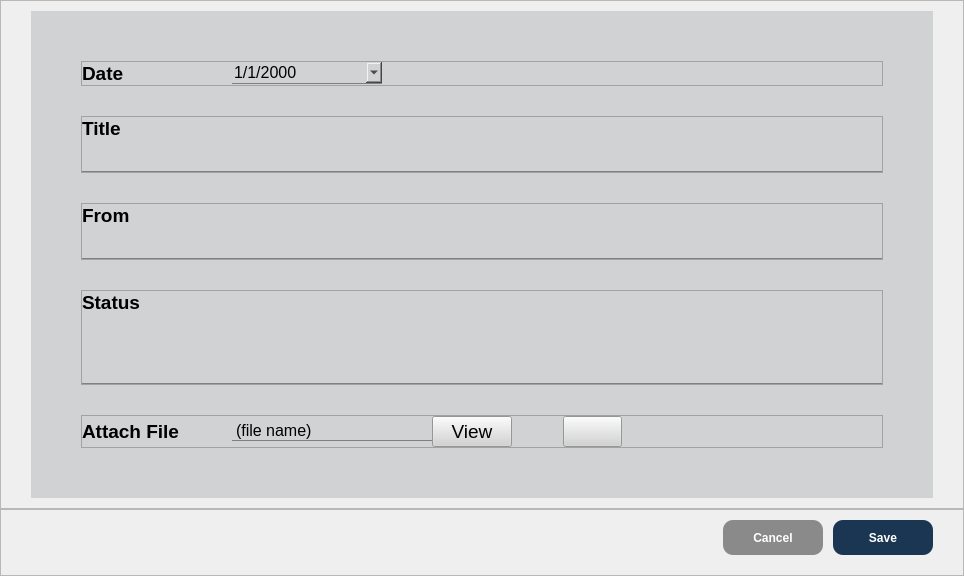
            <widget class="QWidget" name="edit">
             <layout class="QVBoxLayout" name="verticalLayout_15">
              <property name="spacing">
               <number>0</number>
              </property>
              <property name="leftMargin">
               <number>0</number>
              </property>
              <property name="topMargin">
               <number>0</number>
              </property>
              <property name="rightMargin">
               <number>0</number>
              </property>
              <property name="bottomMargin">
               <number>0</number>
              </property>
              <item>
               <widget class="QFrame" name="frame_6">
                <property name="sizePolicy">
                 <sizepolicy hsizetype="Preferred" vsizetype="Expanding">
                  <horstretch>0</horstretch>
                  <verstretch>0</verstretch>
                 </sizepolicy>
                </property>
                <property name="styleSheet">
                 <string notr="true"/>
                </property>
                <property name="frameShape">
                 <enum>QFrame::Shape::StyledPanel</enum>
                </property>
                <property name="frameShadow">
                 <enum>QFrame::Shadow::Raised</enum>
                </property>
                <layout class="QGridLayout" name="gridLayout_2">
                 <property name="leftMargin">
                  <number>30</number>
                 </property>
                 <property name="topMargin">
                  <number>10</number>
                 </property>
                 <property name="rightMargin">
                  <number>30</number>
                 </property>
                 <property name="bottomMargin">
                  <number>10</number>
                 </property>
                 <item row="0" column="0">
                  <widget class="QWidget" name="editField" native="true">
                   <property name="styleSheet">
                    <string notr="true">background-color: #d1d2d3;
color: black;</string>
                   </property>
                   <layout class="QVBoxLayout" name="verticalLayout_6">
                    <property name="spacing">
                     <number>30</number>
                    </property>
                    <property name="leftMargin">
                     <number>50</number>
                    </property>
                    <property name="topMargin">
                     <number>50</number>
                    </property>
                    <property name="rightMargin">
                     <number>50</number>
                    </property>
                    <property name="bottomMargin">
                     <number>50</number>
                    </property>
                    <item>
                     <widget class="QFrame" name="date_2">
                      <property name="frameShape">
                       <enum>QFrame::Shape::StyledPanel</enum>
                      </property>
                      <property name="frameShadow">
                       <enum>QFrame::Shadow::Raised</enum>
                      </property>
                      <layout class="QHBoxLayout" name="horizontalLayout_31">
                       <property name="spacing">
                        <number>0</number>
                       </property>
                       <property name="leftMargin">
                        <number>0</number>
                       </property>
                       <property name="topMargin">
                        <number>0</number>
                       </property>
                       <property name="rightMargin">
                        <number>0</number>
                       </property>
                       <property name="bottomMargin">
                        <number>0</number>
                       </property>
                       <item>
                        <widget class="QLabel" name="dateLabel_2">
                         <property name="sizePolicy">
                          <sizepolicy hsizetype="Preferred" vsizetype="Fixed">
                           <horstretch>0</horstretch>
                           <verstretch>0</verstretch>
                          </sizepolicy>
                         </property>
                         <property name="minimumSize">
                          <size>
                           <width>150</width>
                           <height>0</height>
                          </size>
                         </property>
                         <property name="maximumSize">
                          <size>
                           <width>150</width>
                           <height>16777215</height>
                          </size>
                         </property>
                         <property name="font">
                          <font>
                           <pointsize>14</pointsize>
                           <fontweight>DemiBold</fontweight>
                          </font>
                         </property>
                         <property name="styleSheet">
                          <string notr="true">font-weight: 600;

</string>
                         </property>
                         <property name="text">
                          <string>Date</string>
                         </property>
                        </widget>
                       </item>
                       <item>
                        <widget class="QDateEdit" name="editDateInput">
                         <property name="sizePolicy">
                          <sizepolicy hsizetype="Preferred" vsizetype="Fixed">
                           <horstretch>0</horstretch>
                           <verstretch>0</verstretch>
                          </sizepolicy>
                         </property>
                         <property name="minimumSize">
                          <size>
                           <width>150</width>
                           <height>0</height>
                          </size>
                         </property>
                         <property name="maximumSize">
                          <size>
                           <width>150</width>
                           <height>16777215</height>
                          </size>
                         </property>
                         <property name="font">
                          <font>
                           <pointsize>12</pointsize>
                           <underline>false</underline>
                           <strikeout>false</strikeout>
                          </font>
                         </property>
                         <property name="styleSheet">
                          <string notr="true">text-decoration: none;
border: none;
border-bottom: 1px solid gray;</string>
                         </property>
                         <property name="displayFormat">
                          <string>M/d/yyyy</string>
                         </property>
                         <property name="calendarPopup">
                          <bool>true</bool>
                         </property>
                        </widget>
                       </item>
                       <item>
                        <spacer name="horizontalSpacer_26">
                         <property name="orientation">
                          <enum>Qt::Orientation::Horizontal</enum>
                         </property>
                         <property name="sizeType">
                          <enum>QSizePolicy::Policy::Expanding</enum>
                         </property>
                         <property name="sizeHint" stdset="0">
                          <size>
                           <width>500</width>
                           <height>20</height>
                          </size>
                         </property>
                        </spacer>
                       </item>
                      </layout>
                     </widget>
                    </item>
                    <item>
                     <widget class="QFrame" name="editTitle">
                      <property name="frameShape">
                       <enum>QFrame::Shape::StyledPanel</enum>
                      </property>
                      <property name="frameShadow">
                       <enum>QFrame::Shadow::Raised</enum>
                      </property>
                      <layout class="QVBoxLayout" name="verticalLayout_19">
                       <property name="spacing">
                        <number>10</number>
                       </property>
                       <property name="leftMargin">
                        <number>0</number>
                       </property>
                       <property name="topMargin">
                        <number>0</number>
                       </property>
                       <property name="rightMargin">
                        <number>0</number>
                       </property>
                       <property name="bottomMargin">
                        <number>0</number>
                       </property>
                       <item>
                        <widget class="QLabel" name="editTitleLabel">
                         <property name="sizePolicy">
                          <sizepolicy hsizetype="Fixed" vsizetype="Fixed">
                           <horstretch>0</horstretch>
                           <verstretch>0</verstretch>
                          </sizepolicy>
                         </property>
                         <property name="font">
                          <font>
                           <pointsize>14</pointsize>
                           <fontweight>DemiBold</fontweight>
                          </font>
                         </property>
                         <property name="styleSheet">
                          <string notr="true">font-weight: 600;

</string>
                         </property>
                         <property name="text">
                          <string>Title</string>
                         </property>
                        </widget>
                       </item>
                       <item>
                        <widget class="QLineEdit" name="editTitleInput">
                         <property name="font">
                          <font>
                           <pointsize>12</pointsize>
                           <underline>false</underline>
                           <strikeout>false</strikeout>
                          </font>
                         </property>
                         <property name="styleSheet">
                          <string notr="true">text-decoration: none;
border: none;
border-bottom: 1px solid gray;</string>
                         </property>
                        </widget>
                       </item>
                      </layout>
                     </widget>
                    </item>
                    <item>
                     <widget class="QFrame" name="editForm">
                      <property name="frameShape">
                       <enum>QFrame::Shape::StyledPanel</enum>
                      </property>
                      <property name="frameShadow">
                       <enum>QFrame::Shadow::Raised</enum>
                      </property>
                      <layout class="QVBoxLayout" name="verticalLayout_20">
                       <property name="spacing">
                        <number>10</number>
                       </property>
                       <property name="leftMargin">
                        <number>0</number>
                       </property>
                       <property name="topMargin">
                        <number>0</number>
                       </property>
                       <property name="rightMargin">
                        <number>0</number>
                       </property>
                       <property name="bottomMargin">
                        <number>0</number>
                       </property>
                       <item>
                        <widget class="QLabel" name="editFormLabel">
                         <property name="sizePolicy">
                          <sizepolicy hsizetype="Fixed" vsizetype="Fixed">
                           <horstretch>0</horstretch>
                           <verstretch>0</verstretch>
                          </sizepolicy>
                         </property>
                         <property name="font">
                          <font>
                           <pointsize>14</pointsize>
                           <fontweight>DemiBold</fontweight>
                          </font>
                         </property>
                         <property name="styleSheet">
                          <string notr="true">font-weight: 600;

</string>
                         </property>
                         <property name="text">
                          <string>From</string>
                         </property>
                        </widget>
                       </item>
                       <item>
                        <widget class="QLineEdit" name="editFromInput">
                         <property name="font">
                          <font>
                           <pointsize>12</pointsize>
                           <underline>false</underline>
                           <strikeout>false</strikeout>
                          </font>
                         </property>
                         <property name="styleSheet">
                          <string notr="true">text-decoration: none;
border: none;
border-bottom: 1px solid gray;</string>
                         </property>
                        </widget>
                       </item>
                      </layout>
                     </widget>
                    </item>
                    <item>
                     <widget class="QFrame" name="editStatus">
                      <property name="frameShape">
                       <enum>QFrame::Shape::StyledPanel</enum>
                      </property>
                      <property name="frameShadow">
                       <enum>QFrame::Shadow::Raised</enum>
                      </property>
                      <layout class="QVBoxLayout" name="verticalLayout_21">
                       <property name="spacing">
                        <number>10</number>
                       </property>
                       <property name="leftMargin">
                        <number>0</number>
                       </property>
                       <property name="topMargin">
                        <number>0</number>
                       </property>
                       <property name="rightMargin">
                        <number>0</number>
                       </property>
                       <property name="bottomMargin">
                        <number>0</number>
                       </property>
                       <item>
                        <widget class="QLabel" name="editStatusLabel">
                         <property name="sizePolicy">
                          <sizepolicy hsizetype="Fixed" vsizetype="Fixed">
                           <horstretch>0</horstretch>
                           <verstretch>0</verstretch>
                          </sizepolicy>
                         </property>
                         <property name="font">
                          <font>
                           <pointsize>14</pointsize>
                           <fontweight>DemiBold</fontweight>
                          </font>
                         </property>
                         <property name="styleSheet">
                          <string notr="true">font-weight: 600;

</string>
                         </property>
                         <property name="text">
                          <string>Status</string>
                         </property>
                        </widget>
                       </item>
                       <item>
                        <widget class="QTextEdit" name="editStatusInput">
                         <property name="sizePolicy">
                          <sizepolicy hsizetype="Expanding" vsizetype="Fixed">
                           <horstretch>0</horstretch>
                           <verstretch>0</verstretch>
                          </sizepolicy>
                         </property>
                         <property name="maximumSize">
                          <size>
                           <width>16777215</width>
                           <height>60</height>
                          </size>
                         </property>
                         <property name="font">
                          <font>
                           <pointsize>12</pointsize>
                           <underline>false</underline>
                           <strikeout>false</strikeout>
                          </font>
                         </property>
                         <property name="styleSheet">
                          <string notr="true">text-decoration: none;
border: none;
border-bottom: 1px solid gray;</string>
                         </property>
                        </widget>
                       </item>
                      </layout>
                     </widget>
                    </item>
                    <item>
                     <widget class="QFrame" name="editAttachFile">
                      <property name="frameShape">
                       <enum>QFrame::Shape::StyledPanel</enum>
                      </property>
                      <property name="frameShadow">
                       <enum>QFrame::Shadow::Raised</enum>
                      </property>
                      <layout class="QHBoxLayout" name="horizontalLayout_32">
                       <property name="spacing">
                        <number>0</number>
                       </property>
                       <property name="leftMargin">
                        <number>0</number>
                       </property>
                       <property name="topMargin">
                        <number>0</number>
                       </property>
                       <property name="rightMargin">
                        <number>0</number>
                       </property>
                       <property name="bottomMargin">
                        <number>0</number>
                       </property>
                       <item>
                        <widget class="QLabel" name="editAttachFileLabel">
                         <property name="sizePolicy">
                          <sizepolicy hsizetype="Preferred" vsizetype="Fixed">
                           <horstretch>0</horstretch>
                           <verstretch>0</verstretch>
                          </sizepolicy>
                         </property>
                         <property name="minimumSize">
                          <size>
                           <width>150</width>
                           <height>0</height>
                          </size>
                         </property>
                         <property name="maximumSize">
                          <size>
                           <width>150</width>
                           <height>16777215</height>
                          </size>
                         </property>
                         <property name="font">
                          <font>
                           <pointsize>14</pointsize>
                           <fontweight>DemiBold</fontweight>
                          </font>
                         </property>
                         <property name="styleSheet">
                          <string notr="true">font-weight: 600;

</string>
                         </property>
                         <property name="text">
                          <string>Attach File</string>
                         </property>
                        </widget>
                       </item>
                       <item>
                        <widget class="QLabel" name="editAttachFileInput">
                         <property name="sizePolicy">
                          <sizepolicy hsizetype="Fixed" vsizetype="Fixed">
                           <horstretch>0</horstretch>
                           <verstretch>0</verstretch>
                          </sizepolicy>
                         </property>
                         <property name="minimumSize">
                          <size>
                           <width>200</width>
                           <height>0</height>
                          </size>
                         </property>
                         <property name="maximumSize">
                          <size>
                           <width>200</width>
                           <height>16777215</height>
                          </size>
                         </property>
                         <property name="font">
                          <font>
                           <pointsize>12</pointsize>
                           <underline>false</underline>
                           <strikeout>false</strikeout>
                          </font>
                         </property>
                         <property name="styleSheet">
                          <string notr="true">text-decoration: none;
border: none;
border-bottom: 1px solid gray;</string>
                         </property>
                         <property name="text">
                          <string>(file name)</string>
                         </property>
                        </widget>
                       </item>
                       <item>
                        <widget class="QPushButton" name="openAttachmentBtn">
                         <property name="font">
                          <font>
                           <pointsize>14</pointsize>
                          </font>
                         </property>
                         <property name="text">
                          <string>View</string>
                         </property>
                        </widget>
                       </item>
                       <item>
                        <widget class="QPushButton" name="editAttachFileBtn">
                         <property name="sizePolicy">
                          <sizepolicy hsizetype="Fixed" vsizetype="Fixed">
                           <horstretch>0</horstretch>
                           <verstretch>0</verstretch>
                          </sizepolicy>
                         </property>
                         <property name="font">
                          <font>
                           <pointsize>14</pointsize>
                          </font>
                         </property>
                         <property name="styleSheet">
                          <string notr="true">border: none;</string>
                         </property>
                         <property name="text">
                          <string/>
                         </property>
                         <property name="icon">
                          <iconset>
                           <normaloff>:/icon/paperclip(black).svg</normaloff>:/icon/paperclip(black).svg</iconset>
                         </property>
                        </widget>
                       </item>
                       <item>
                        <widget class="QPushButton" name="removeAttachmentBtn">
                         <property name="font">
                          <font>
                           <pointsize>14</pointsize>
                          </font>
                         </property>
                         <property name="text">
                          <string/>
                         </property>
                        </widget>
                       </item>
                       <item>
                        <spacer name="horizontalSpacer_27">
                         <property name="orientation">
                          <enum>Qt::Orientation::Horizontal</enum>
                         </property>
                         <property name="sizeHint" stdset="0">
                          <size>
                           <width>40</width>
                           <height>20</height>
                          </size>
                         </property>
                        </spacer>
                       </item>
                      </layout>
                     </widget>
                    </item>
                   </layout>
                  </widget>
                 </item>
                </layout>
               </widget>
              </item>
              <item>
               <widget class="QFrame" name="frame_5">
                <property name="frameShape">
                 <enum>QFrame::Shape::StyledPanel</enum>
                </property>
                <property name="frameShadow">
                 <enum>QFrame::Shadow::Raised</enum>
                </property>
                <layout class="QHBoxLayout" name="horizontalLayout_18">
                 <property name="spacing">
                  <number>10</number>
                 </property>
                 <property name="leftMargin">
                  <number>30</number>
                 </property>
                 <property name="topMargin">
                  <number>10</number>
                 </property>
                 <property name="rightMargin">
                  <number>30</number>
                 </property>
                 <property name="bottomMargin">
                  <number>20</number>
                 </property>
                 <item>
                  <spacer name="horizontalSpacer_13">
                   <property name="orientation">
                    <enum>Qt::Orientation::Horizontal</enum>
                   </property>
                   <property name="sizeHint" stdset="0">
                    <size>
                     <width>40</width>
                     <height>20</height>
                    </size>
                   </property>
                  </spacer>
                 </item>
                 <item>
                  <widget class="QPushButton" name="editCancelBtn">
                   <property name="sizePolicy">
                    <sizepolicy hsizetype="Preferred" vsizetype="Preferred">
                     <horstretch>0</horstretch>
                     <verstretch>0</verstretch>
                    </sizepolicy>
                   </property>
                   <property name="minimumSize">
                    <size>
                     <width>100</width>
                     <height>35</height>
                    </size>
                   </property>
                   <property name="maximumSize">
                    <size>
                     <width>100</width>
                     <height>35</height>
                    </size>
                   </property>
                   <property name="font">
                    <font>
                     <bold>true</bold>
                    </font>
                   </property>
                   <property name="styleSheet">
                    <string notr="true">background-color: #8a8a8a;
color: white;
border-radius: 10px;</string>
                   </property>
                   <property name="text">
                    <string>Cancel</string>
                   </property>
                  </widget>
                 </item>
                 <item>
                  <widget class="QPushButton" name="editsaveBtn">
                   <property name="sizePolicy">
                    <sizepolicy hsizetype="Preferred" vsizetype="Preferred">
                     <horstretch>0</horstretch>
                     <verstretch>0</verstretch>
                    </sizepolicy>
                   </property>
                   <property name="minimumSize">
                    <size>
                     <width>100</width>
                     <height>35</height>
                    </size>
                   </property>
                   <property name="maximumSize">
                    <size>
                     <width>100</width>
                     <height>35</height>
                    </size>
                   </property>
                   <property name="font">
                    <font>
                     <bold>true</bold>
                    </font>
                   </property>
                   <property name="styleSheet">
                    <string notr="true">background-color: #1b3652;
color: white;
border-radius: 10px;</string>
                   </property>
                   <property name="text">
                    <string>Save</string>
                   </property>
                  </widget>
                 </item>
                </layout>
               </widget>
              </item>
             </layout>
            </widget>
